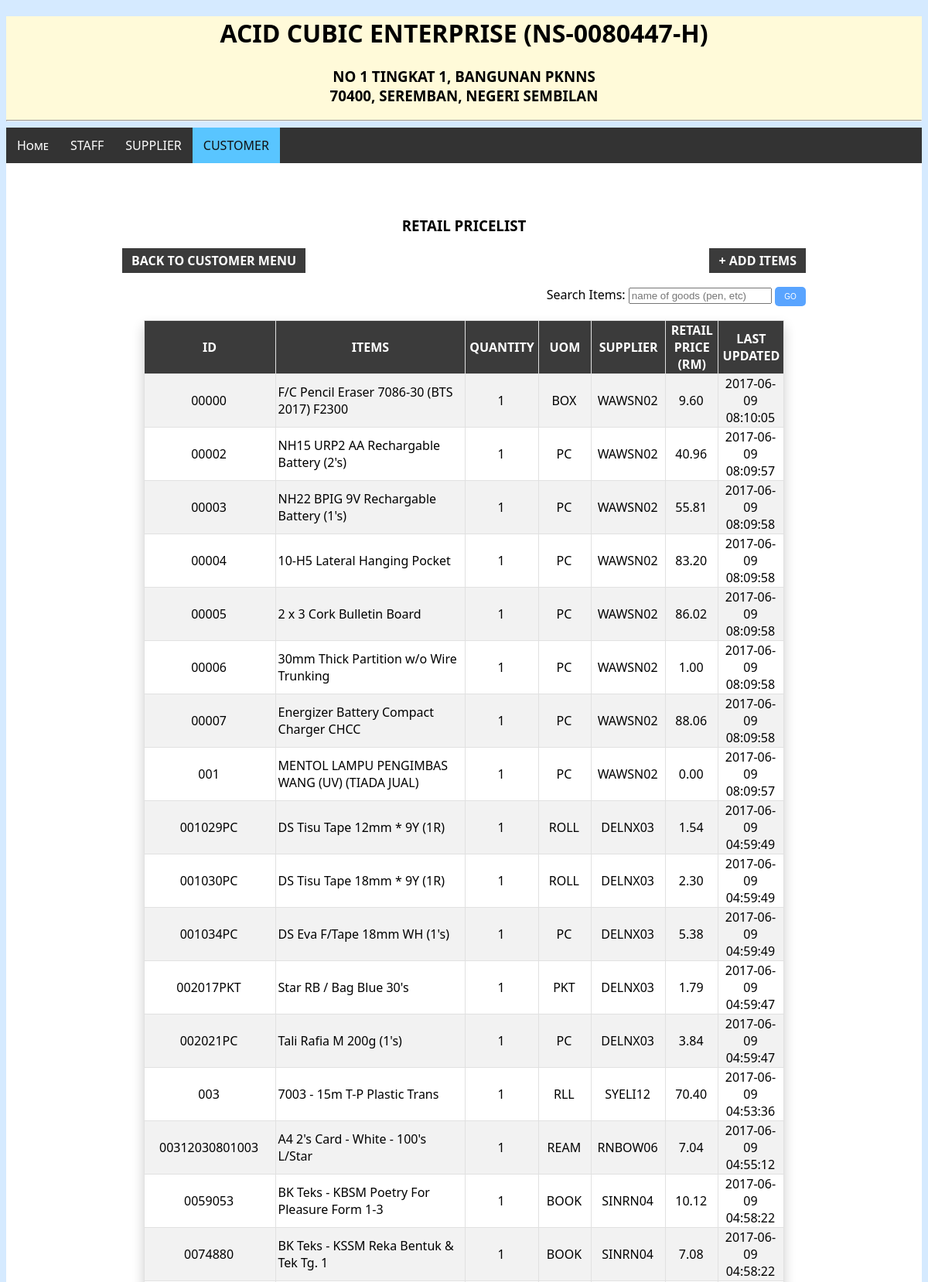
The app's page /custRP.php (upper part) with its own data.
### tables this page shows
CREATE TABLE `items` (
  `itemsID` varchar(15) NOT NULL,
  `itemsName` varchar(100) NOT NULL,
  `itemsQuantity` int(11) NOT NULL DEFAULT '1',
  `itemsUOM` varchar(35) NOT NULL,
  `itemsPPU` decimal(10,2) NOT NULL,
  `itemsDisc` decimal(10,2) NOT NULL,
  `itemsCost` decimal(10,2) NOT NULL,
  `itemsMarkup` decimal(10,2) NOT NULL,
  `suppID` varchar(12) NOT NULL,
  `itemsRetail` decimal(10,2) NOT NULL,
  `itemsDate` timestamp NOT NULL DEFAULT CURRENT_TIMESTAMP ON UPDATE CURRENT_TIMESTAMP
);

### custRP.php (the view, shortened to what this page needs)
<!DOCTYPE html PUBLIC "-//W3C//DTD XHTML 1.0 Transitional//EN" "http://www.w3.org/TR/xhtml1/DTD/xhtml1-transitional.dtd">
<html xmlns="http://www.w3.org/1999/xhtml">
<head>
<!DOCTYPE html>
<html>
<head>
</head>
<body>
<div class="header">
<h1 align="center" class="animate">ACID CUBIC ENTERPRISE (NS-0080447-H)
<h3 align="center" class="animate">NO 1 TINGKAT 1, BANGUNAN PKNNS<br>
  70400, SEREMBAN, NEGERI SEMBILAN</h3>
<hr>
</div>
</head>
<body>
<div class="menu">
<ul>
  <li><a href="home.php">Home</a></li>
  <li><a href="staffDetails.php">STAFF</a></li>
  <li><a href="supplierMenu.php">SUPPLIER</a></li>
  <li><a class="active" href="customerMenu.php">CUSTOMER</a></li>
</ul>
</div>
<div class="content">
  <h3 align="center"><span style="padding-center:250px">RETAIL PRICELIST</span></h3>
<h4 align="left"><span style="float:left"><span style="padding-left:150px"><a href="customerMenu.php" class="btn info">BACK TO CUSTOMER MENU</a></span></span></h4>
<h4 align="right"><span style="float:right"><span style="padding-right:150px"><a href="addRP.php" class="btn info">+ ADD ITEMS</a></span></span></h4>
<br>
<br>
<form action="searchRP.php" method="get" style="float:right; padding-right:150px">
<span>Search Items: </span>
<input name="search" type="text" placeholder="name of goods (pen, etc)">
  <input name="btnsearch" type="submit" value="GO"></form>
<br>
<br>
<table width="73%" class="table" align="center" >
      <tr>
        <th width="19">ID</th>
        <th width="77">ITEMS</th>
        <th width="16">QUANTITY</th>
        <th width="41">UOM</th>
        <th width="75">SUPPLIER</th>
        <th width="60">RETAIL PRICE (RM)</th>
        <th width="75">LAST UPDATED</th>
    </tr>
    <?php
	$dbc = mysqli_connect ("localhost", "root", "", "acesystem");
    $sql = "SELECT * from items";
    $result = mysqli_query($dbc, $sql);
	while($row = mysqli_fetch_assoc($result))
	{
        Print '<tr>
				  <td><center>'.$row['itemsID'].'</center></td>
                  <td>'.$row['itemsName'].'</td>
                  <td><center>'.$row['itemsQuantity'].'</center></td>
                  <td><center>'.$row['itemsUOM'].'</center></td>
				  <td><center>'.$row['suppID'].'</center></td>
				  <td><center>'.$row['itemsRetail'].'</center></td>
				  <td><center>'.$row['itemsDate'].'</center></td>
				  </tr>';
      }
    ?>
  </table>
</div>
</body>
</html>

### custRP.php (style rules this page uses)
.btn { border: none; color: white; padding: 12px 12px; padding-top:5px; padding-bottom:5px; cursor: pointer; }
.info { background-color: #3B3B3B; }
table { border-collapse: collapse; width:70%; box-shadow: 0px 8px 16px 0px rgba(0,0,0,0.2); z-index: 1; }
table, th, td { border: 1px solid #E1E1E1; }
th { text-align: center; background-color: #3B3B3B; color: white; height:40px; }
td { height: 40px; padding-left:3px; padding-right:5px; }
tr:nth-child(even) { background-color: #f2f2f2 }
ul { list-style-type: none; margin: 0; padding: 0; overflow: hidden; background-color: #333; font-family:"Segoe UI"; font-variant:small-caps; }
li { float: left; }
li a, .dropbtn { display: inline-block; color: white; text-align: center; padding: 12px 14px; text-decoration: none; }
.active { background-color: #59C5FF; color: #111 }
.header { background-color:#FFFAD9; }
.content { background-color:#FFF; margin-top:0; padding-top: 50px; padding-bottom: 100px; }
h1,h2,h3,h4,h5,h6 { font-family: "Century Gothic","Segoe UI"; }
.animate { -webkit-animation: animatezoom 0.6s; animation: animatezoom 0.6s }
body { background-color: #D5EAFF; font-family:"Segoe UI"; }
a:link { text-decoration: none; }
input[type=submit] { width:40px; height:25px; background-color:#59A4FF; color:#fff; border:none; padding-top:5px; padding-bottom:5px; font-size:10px; cursor:pointer; border-radius:5px; margin-bottom:15px; }

### records on screen
items: itemsID "00000", itemsName "F/C Pencil Eraser 7086-30 (BTS 2017) F2300", itemsQuantity "1", itemsUOM "BOX", suppID "WAWSN02", itemsRetail "9.60", itemsDate "2017-06-09 08:10:05"
items: itemsID "00002", itemsName "NH15 URP2 AA Rechargable Battery (2's)", itemsQuantity "1", itemsUOM "PC", suppID "WAWSN02", itemsRetail "40.96", itemsDate "2017-06-09 08:09:57"
items: itemsID "00003", itemsName "NH22 BPIG 9V Rechargable Battery (1's)", itemsQuantity "1", itemsUOM "PC", suppID "WAWSN02", itemsRetail "55.81", itemsDate "2017-06-09 08:09:58"
items: itemsID "00004", itemsName "10-H5 Lateral Hanging Pocket", itemsQuantity "1", itemsUOM "PC", suppID "WAWSN02", itemsRetail "83.20", itemsDate "2017-06-09 08:09:58"
items: itemsID "00005", itemsName "2 x 3 Cork Bulletin Board", itemsQuantity "1", itemsUOM "PC", suppID "WAWSN02", itemsRetail "86.02", itemsDate "2017-06-09 08:09:58"
items: itemsID "00006", itemsName "30mm Thick Partition w/o Wire Trunking", itemsQuantity "1", itemsUOM "PC", suppID "WAWSN02", itemsRetail "1.00", itemsDate "2017-06-09 08:09:58"
items: itemsID "00007", itemsName "Energizer Battery Compact Charger CHCC", itemsQuantity "1", itemsUOM "PC", suppID "WAWSN02", itemsRetail "88.06", itemsDate "2017-06-09 08:09:58"
items: itemsID "001", itemsName "MENTOL LAMPU PENGIMBAS WANG (UV) (TIADA JUAL)", itemsQuantity "1", itemsUOM "PC", suppID "WAWSN02", itemsRetail "0.00", itemsDate "2017-06-09 08:09:57"
items: itemsID "001029PC", itemsName "DS Tisu Tape 12mm * 9Y (1R)", itemsQuantity "1", itemsUOM "ROLL", suppID "DELNX03", itemsRetail "1.54", itemsDate "2017-06-09 04:59:49"
items: itemsID "001030PC", itemsName "DS Tisu Tape 18mm * 9Y (1R)", itemsQuantity "1", itemsUOM "ROLL", suppID "DELNX03", itemsRetail "2.30", itemsDate "2017-06-09 04:59:49"
items: itemsID "001034PC", itemsName "DS Eva F/Tape 18mm WH (1's)", itemsQuantity "1", itemsUOM "PC", suppID "DELNX03", itemsRetail "5.38", itemsDate "2017-06-09 04:59:49"
items: itemsID "002017PKT", itemsName "Star RB / Bag Blue 30's", itemsQuantity "1", itemsUOM "PKT", suppID "DELNX03", itemsRetail "1.79", itemsDate "2017-06-09 04:59:47"
items: itemsID "002021PC", itemsName "Tali Rafia M 200g (1's)", itemsQuantity "1", itemsUOM "PC", suppID "DELNX03", itemsRetail "3.84", itemsDate "2017-06-09 04:59:47"
items: itemsID "003", itemsName "7003 - 15m T-P Plastic Trans", itemsQuantity "1", itemsUOM "RLL", suppID "SYELI12", itemsRetail "70.40", itemsDate "2017-06-09 04:53:36"
items: itemsID "00312030801003", itemsName "A4 2's Card - White - 100's L/Star", itemsQuantity "1", itemsUOM "REAM", suppID "RNBOW06", itemsRetail "7.04", itemsDate "2017-06-09 04:55:12"
items: itemsID "0059053", itemsName "BK Teks - KBSM Poetry For Pleasure Form 1-3", itemsQuantity "1", itemsUOM "BOOK", suppID "SINRN04", itemsRetail "10.12", itemsDate "2017-06-09 04:58:22"
items: itemsID "0074880", itemsName "BK Teks - KSSM Reka Bentuk & Tek Tg. 1", itemsQuantity "1", itemsUOM "BOOK", suppID "SINRN04", itemsRetail "7.08", itemsDate "2017-06-09 04:58:22"
